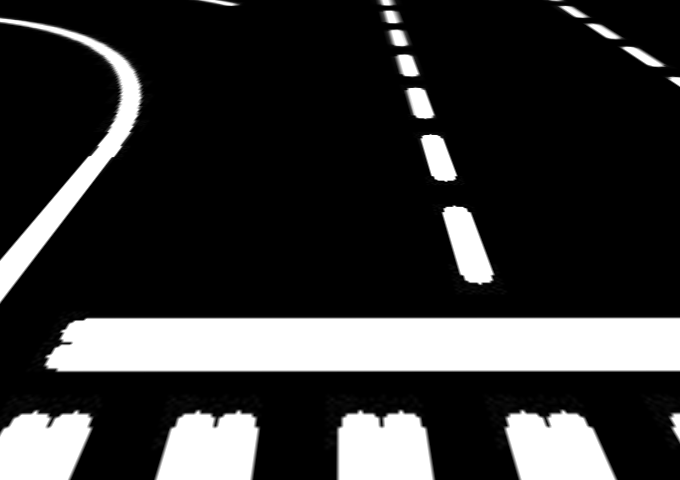
#> input picture lane_detection/script/plib/imageL.png, 680 x 480 px, found by its file name
$ python ipm.py
#> lines starting #> are read from the running program, lines starting #| are printed output that depends on the picture
#!/usr/bin/env python3
#
# Inverse perspective map (IPM) for bird's eye view by IPM
# using opencv's warpPerspective method and transformation matrix
# calculated from intrinsic and extrinsic camera parameters
#
# The transformation is applied after image undistort procedure
#
# v1.0.0 On 2021/10/02 by inaciose
#

import numpy as np
import cv2
import math

class IPM():

    def __init__(self, cfg_distortion, cfg_intrinsic, cfg_extrinsic):

        self.PI = 3.1415926

        # set camera rotation from ground referencial
        # get from normal and convert to radians
        # to calculate the rotation matrix
        self.pitch = (cfg_extrinsic['pitch'] - 90) * self.PI/180
        self.roll = (cfg_extrinsic['roll'] - 90) * self.PI/180
        self.yaw = (cfg_extrinsic['yaw'] - 90) * self.PI/180

        # camera translation from ground referencial (origin) mm
        self.tx = cfg_extrinsic['tx']   # lateral distance to camera origin
        self.ty = cfg_extrinsic['ty']   # forward distance to camera origin
        self.tz = cfg_extrinsic['tz']   # height distance to camera origin // 500 // 238

        # image size, pixels
        self.img_width = cfg_intrinsic['iw']
        self.img_height = cfg_intrinsic['ih']

        # camera matrix
        self.focal_lenght_x = cfg_intrinsic['fx'] # 500 // 559
        self.focal_lenght_y = cfg_intrinsic['fy'] # 500 // 559
        self.skew = cfg_intrinsic['sk']
        self.optical_center_x = cfg_intrinsic['cx']
        self.optical_center_y = cfg_intrinsic['cy']

        # initialize main matrices (only for reference)
        self.D = np.zeros([1, 5])
        self.P = np.zeros([4, 3])
        self.R = np.zeros([4, 4])
        self.T = np.zeros([4, 4])
        self.K = np.zeros([3, 4])
        self.TM = np.zeros([4, 4])

        # initialize undistort matrices (only for reference)
        self.CM = np.zeros([3, 3])
        # from getOptimalNewCameraMatrix()
        self.NCM = None
        self.undistort_roi = None
        # from initUndistortRectifyMap
        self.img_mapx = None
        self.img_mapy = None

        # set main matrices
        self.set_distortion_matrix(cfg_distortion['k1'], cfg_distortion['k2'], cfg_distortion['p1'], cfg_distortion['p2'], cfg_distortion['k3'])
        self.set_projection_matrix()
        self.set_rotation_matrix()
        self.set_translation_matrix()
        self.set_camera_matrix()
        self.set_transformation_matrix()

        # set undistort matrices
        self.set_optimal_new_camera_matrix()
        self.set_undistort_rectify_map()

    def set_distortion_matrix(self, k1, k2, p1, p2, k3):
        self.D = np.array([k1, k2, p1, p2, k3])

    def set_transformation_matrix(self):
        # self.TM = K * (T * (R * P));
        matrix1 = np.zeros([4, 4])
        matrix2 = np.zeros([4, 4])

        matrix1 = np.matmul(self.R, self.P)
        matrix2 = np.matmul(self.T, matrix1)

        self.TM = np.matmul(self.K, matrix2)

    def set_projection_matrix(self):
        matrix = np.zeros([4, 3])
        matrix[0, 0] = 1
        matrix[0, 2] = -self.img_width/2
        matrix[1, 1] = 1
        matrix[1, 2] = -self.img_height/2
        matrix[3, 2] = 1

        self.P = matrix

    def set_rotation_matrix(self):
        # Rx pitch
        pmatrix = np.zeros([4, 4])
        pmatrix[0, 0] = 1
        pmatrix[1, 1] = math.cos(self.pitch)
        pmatrix[1, 2] = -math.sin(self.pitch)
        pmatrix[2, 1] = math.sin(self.pitch)
        pmatrix[2, 2] = math.cos(self.pitch)
        pmatrix[3, 3] = 1
        # Ry roll
        rmatrix = np.zeros([4, 4])
        rmatrix[0, 0] = math.cos(self.roll)
        rmatrix[0, 2] = -math.sin(self.roll)
        rmatrix[1, 1] = 1
        rmatrix[2, 0] = math.sin(self.roll)
        rmatrix[2, 2] = math.cos(self.roll)
        rmatrix[3, 3] = 1
        # Rz yaw
        ymatrix = np.zeros([4, 4])
        ymatrix[0, 0] = math.cos(self.yaw)
        ymatrix[0, 1] = -math.sin(self.yaw)
        ymatrix[1, 0] = math.sin(self.yaw)
        ymatrix[1, 1] = math.cos(self.yaw)
        ymatrix[2, 2] = 1
        ymatrix[3, 3] = 1
        #self.R = pmatrix * rmatrix * ymatrix
        matrix = np.zeros([4, 4])
        matrix = np.matmul(rmatrix, ymatrix)
        self.R = np.matmul(pmatrix, matrix)

    def set_translation_matrix(self):
        matrix = np.zeros([4, 4])
        matrix[0, 0] = 1
        matrix[0, 3] = self.tx
        matrix[1, 1] = 1
        matrix[1, 3] = self.ty
        matrix[2, 2] = 1
        matrix[2, 3] = self.tz
        matrix[3, 3] = 1

        self.T = matrix

    def set_camera_matrix(self):
        # fx, fy, sk, cx, cy
        # camera_matrix with one more column
        # used to compute transformation matrix
        matrix = np.zeros([3, 4])
        matrix[0, 0] = self.focal_lenght_x
        matrix[0, 1] = self.skew
        matrix[0, 2] = self.optical_center_x
        matrix[1, 1] = self.focal_lenght_y
        matrix[1, 2] = self.optical_center_y
        matrix[2, 2] = 1

        self.K = matrix

        # same matrix, without last column
        # used to undistort image
        matrix = np.zeros([3, 3])
        matrix[0, 0] = self.focal_lenght_x
        matrix[0, 1] = self.skew
        matrix[0, 2] = self.optical_center_x
        matrix[1, 1] = self.focal_lenght_y
        matrix[1, 2] = self.optical_center_y
        matrix[2, 2] = 1

        self.CM = matrix

    # undistort preparation (roi contains the coords for the rectangle without black pixels from undistort transformation)
    def set_optimal_new_camera_matrix(self):
        nmc, roi = cv2.getOptimalNewCameraMatrix(self.CM, self.D, (self.img_width, self.img_height), 1, (self.img_width, self.img_height))
        self.NCM = nmc
        self.undistort_roi = roi

    # undistort preparation (required only for alternative 2: quick way)
    def set_undistort_rectify_map(self):
        mapx, mapy = cv2.initUndistortRectifyMap(self.CM, self.D, None, self.NCM, (self.img_width, self.img_height), 5)
        self.img_mapx = mapx
        self.img_mapy = mapy

    # undistort (alternative 1: easy way)
    def get_undistorted_image(self, img):
        return cv2.undistort(img, self.CM, self.D, None, self.NCM)

    # undistort (alternative 2: quick way)
    def get_remaped_image(self, img):
        return cv2.remap(img, self.img_mapx, self.img_mapy, cv2.INTER_LINEAR)

    # crop undistorted image to the roi obtained
    # in getOptimalNewCameraMatrix
    def get_croped_image_from_undistort_roi(self):
        x, y, w, h = self.undistort_roi
        return undistorted_image[y:y+h, x:x+w]

    def get_ipm_image(self, img):
        return cv2.warpPerspective(img, self.TM, img.shape[:2][::-1], flags=cv2.INTER_CUBIC | cv2.WARP_INVERSE_MAP)


def main():

    # minimal recomended reading for the configuration
    # for distortion, intrinsic and extrinsic parameters of the camera read
    # https://docs.opencv.org/master/dc/dbb/tutorial_py_calibration.html

    # radial and tangential distortion coefficients
    cfg_distortion = {   'k1': 0.001593932351222154,
                            'k2': -0.004430239769797794,
                            'p1': 0.0002036043769375994,
                            'p2': -3.141393111217492e-06,
                            'k3': 0}

    # Intrinsic parameters are specific to a camera can be obtained by the
    # the calibration procedure, or by calculations (all parameters in pixels)
    # added image width and height (iw, ih), in pixels, as extra parameters
    # focal length (fx,fy) pixels, skew (in pinhole model is usualy 0)
    # and optical center of the image plane (cx,cy) pixels
    # alternatively we may use the folowing calculations
    # focal_length_ = w / (2 * math.tan(hfov/2)), in pixels
    # cx = image_width / 2, cy = image_height / 2

    cfg_intrinsic = {    'fx': 564.1794158410564,
                            'fy': 563.8954010066177,
                            'sk': 0,
                            'cx': 339.585354927923,
                            'cy': 240.8593643042658,
                            'iw': 680,
                            'ih': 480}

    # Extrinsic parameters corresponds to rotation and translation vectors
    # which translates a coordinates of a 3D point to a coordinate system
    # translations from world (tx, ty, tz) mm,
    # rotations from world (pitch, roll, yaw) degrees
    cfg_extrinsic = {    'tx': 0,
                            'ty': 0,
                            'tz': 547,
                            'pitch': 34.4,
                            'roll': 90,
                            'yaw': 90}

    # load image and start processing
    path = 'imageL.png'
    img = cv2.imread(path, 1)  # 0 = gray, 1 = color
#> img is the input picture: shape (480, 680, 3); min 0, max 255, mean 53.5
    #img = cv2.resize(img, (640,480))

    # create ipm class instance
    ipm = IPM(cfg_distortion, cfg_intrinsic, cfg_extrinsic)

    #undistorted_image = ipm.get_undistorted_image(img)
    undistorted_image = ipm.get_remaped_image(img)
    ipm_img = ipm.get_ipm_image(undistorted_image)
#> in get_ipm_image, `return cv2.warpPerspective(img, self.TM, img.shape[:2][::-1], flags=cv..`:
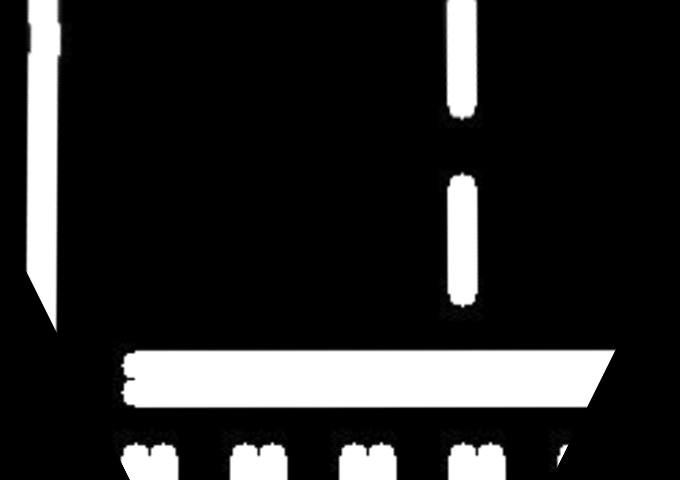
#> returned value: shape (480, 680, 3); min 0, max 255, mean 40

    # show result
    cv2.imshow('final_image', ipm_img)
    cv2.waitKey(0)

if __name__ == "__main__":
    main()
